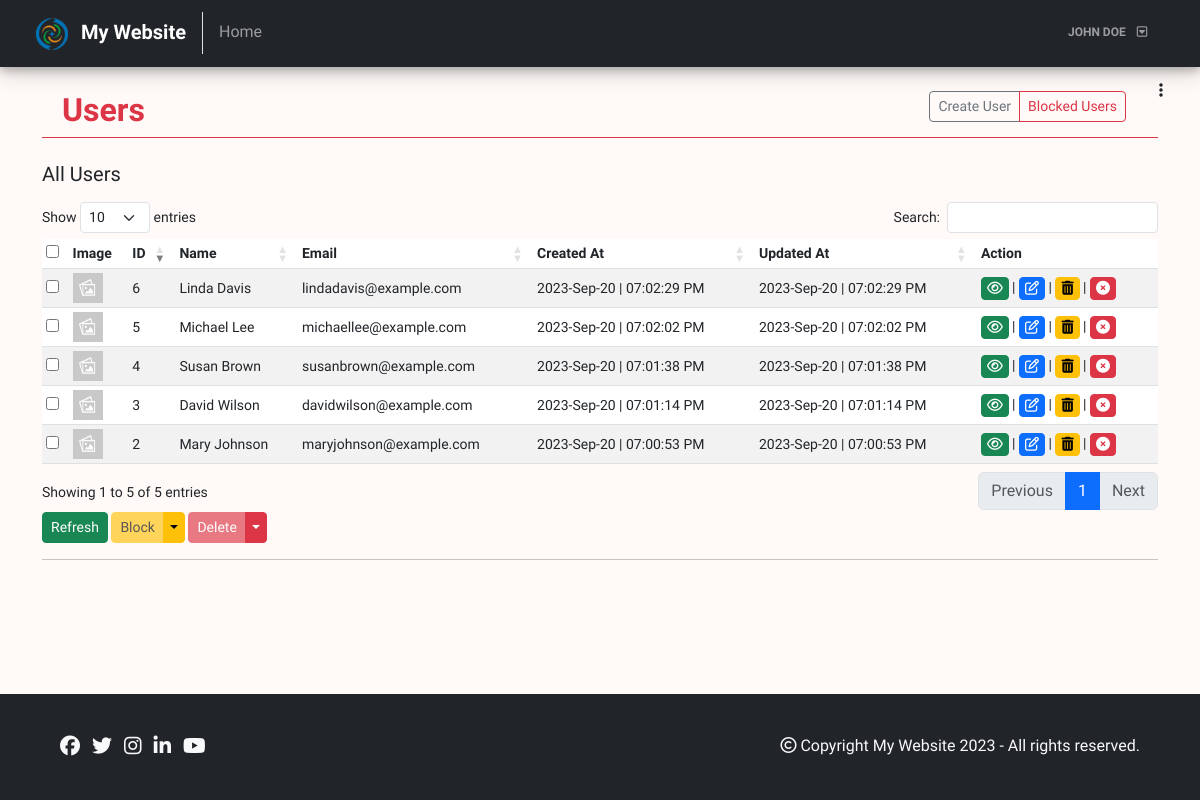
/admin/users/users.php (signed in), run on an earlier commit of the app's database.
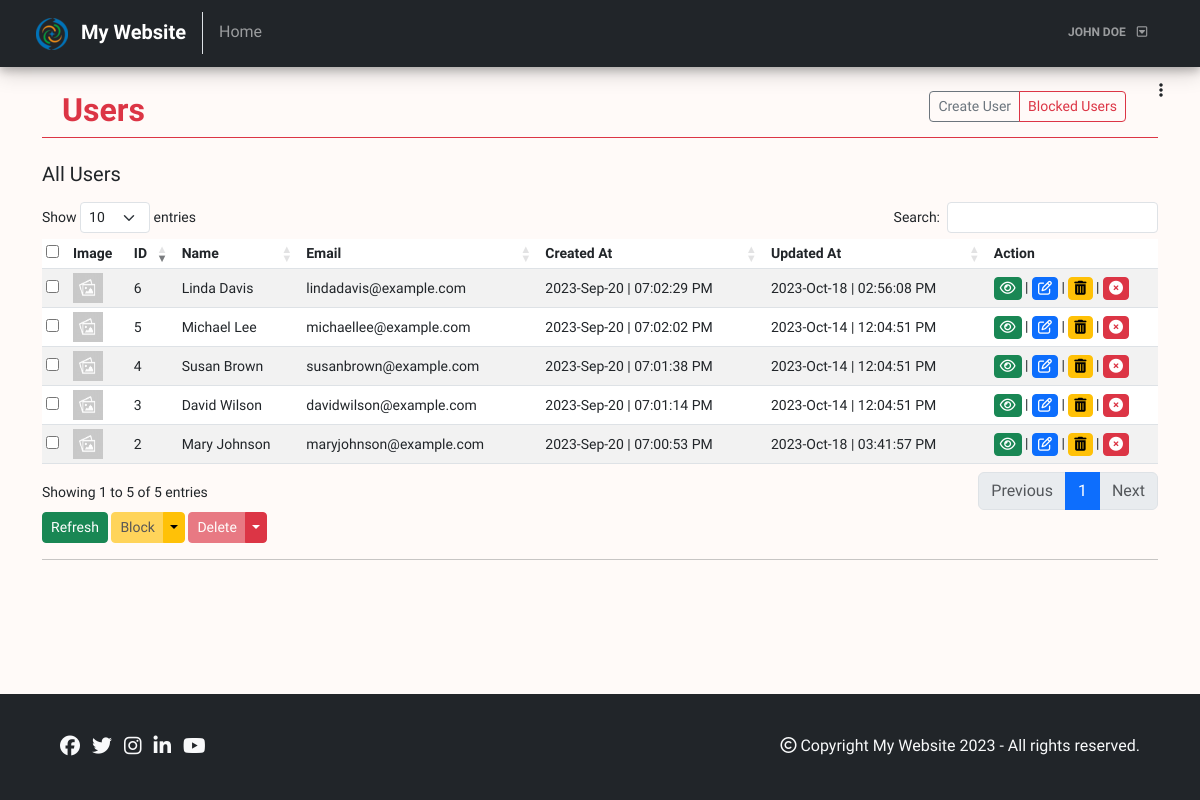
And on a later commit of the database.
### tables this page shows
CREATE TABLE `users` (
  `user_id` int(11) NOT NULL,
  `user_name` varchar(255) NOT NULL,
  `user_email` varchar(255) NOT NULL,
  `user_password` varchar(255) NOT NULL,
  `user_gender` char(1) DEFAULT NULL,
  `user_dob` date DEFAULT NULL,
  `user_phone` varchar(15) DEFAULT NULL,
  `user_address` varchar(255) DEFAULT NULL,
  `user_image` varchar(255) DEFAULT NULL,
  `user_role` char(1) NOT NULL DEFAULT 'u',
  `user_status` tinyint(1) NOT NULL DEFAULT 1,
  `created_at` datetime NOT NULL DEFAULT current_timestamp(),
  `updated_at` datetime NOT NULL DEFAULT current_timestamp()
);

### logics/db.php (called while the page is built, shortened)
<?php
class db
{
	private $dbHost = "localhost";
	private $dbUser = "root";
	private $dbPassword = "";
	private $dbName = "php_basic_crud_db";
	private $mysqli = "";
	private $conn = false;
	public function __construct()
	{
		if(!$this->conn)
		{
			$this->mysqli = new mysqli($this->dbHost, $this->dbUser, $this->dbPassword, $this->dbName);
			$this->conn = true;
		}
		else
		{
			return true;
		}
	}
	public function executeSQL($query, $params, $select = false)
	{
	    if (!empty($params))
	    {
	        $bind_names = $this->dynamicallyBindParameters($query, $params);
			$query = $this->mysqli->prepare($query);
	        call_user_func_array(array($query,'bind_param'), $bind_names);
	        $query->execute();
	        if($select)
	        {
	        	$result = $query->get_result()->fetch_all(MYSQLI_ASSOC);
	    	}
	    	else
	    	{
	    		if($query->affected_rows > 0)
		        {
		        	$result = ["queryExecuted" => true, "affectedRows" => $query->affected_rows];
		        }
		        else
		        {
		        	$result = ["queryExecuted" => false, "affectedRows" => 0];
		        }
	    	}
	    }
	    else
	    {
	    	$query = $this->mysqli->prepare($query);
	        $query->execute();
	        if($select)
	        {
	        	$result = $query->get_result()->fetch_all(MYSQLI_ASSOC);
	    	}
	    }
	    return $result;
	}
}
?>

### admin/users/users.php (the view, shortened to what this page needs)
<?php
    include('../../logics/db.php');
	$obj = new db();
    $datatable = true;
?>
<!DOCTYPE html>
<html lang="en">
<head>
    <?php include('../includes/head-contents.php'); ?>
</head>
<body>
    <?php include('../includes/admin-navbar.php'); ?>
    <?php include('../includes/admin-sidebar.php'); ?>
    <div class="container my-4">
        <div class="row px-2">
            <div class="col-6">
                <h2 class="text-danger fw-bold">Users</h2>
            </div>
            <div class="col-6 text-end">
                <div class="btn-group" role="group" aria-label="Basic outlined example">
                    <a href="create.php" type="button" class="btn btn-sm btn-outline-secondary">Create User</a>
                    <a href="blocked.php" type="button" class="btn btn-sm btn-outline-danger">Blocked Users</a>
                </div>
            </div>
        </div>
        <hr class="text-danger opacity-100 my-0">
    </div>
    <div class="container">
        <div class="row">
        <div class="col">
            <h5 class="mb-3">All Users</h5>
            <div id="crudTable">
            <div class="table-responsive">
                <table class="table table-striped table-sm" id="myTable">
                <thead>
                    <tr>
                    <th><input type="checkbox" name="checkbox" id="checkAll"></th>
                    <th>Image</th>
                    <th>ID</th>
                    <th>Name</th>
                    <th>Email</th>
                    <th>Created At</th>
                    <th>Updated At</th>
                    <th class="actionColumn">Action</th>
                    </tr>
                </thead>
                <tbody>
                <?php
                $paramList = [];
                $sql = "SELECT * FROM users WHERE user_role = 'u' AND user_status = 1 ORDER BY user_id DESC";
                $result = $obj->executeSQL($sql, $paramList , true);
                foreach($result as $res) {
                    ?>
                    <tr>
                    <td><input type="checkbox" name="checkbox"></td>
                    <?php $img = empty($res['user_image']) ? "../../images/placeholder.png" : "../uploads/users/" . $res['user_image']?>
                    <td><img src="<?php echo $img ?>" alt="image" class="crtudTableImage"></td>
                    <td><?php echo $res["user_id"] ?></td>
                    <td><?php echo $res["user_name"] ?></td>
                    <td><?php echo $res["user_email"] ?></td>
                    <td><?php echo date('Y-M-d | h:i:s A', strtotime($res["created_at"])) ?></td>
                    <td><?php echo date('Y-M-d | h:i:s A', strtotime($res["updated_at"])) ?></td>
                    <td>
                        <a href="view.php?id=<?php echo $res['user_id'] ?>" class="btn btn-success btn-sm" id="btnView">
                        <i class="fa fa-eye" data-bs-toggle="tooltip" data-bs-placement="top" title="View"></i>
                        </a>
                        |
                        <a href="edit.php?id=<?php echo $res['user_id'] ?>" class="btn btn-primary btn-sm" id="btnEdit">
                        <i class="fa fa-edit" data-bs-toggle="tooltip" data-bs-placement="top" title="Edit"></i>
                        </a>
                        |
                        <a href="#" class="block btn btn-warning btn-sm" data-id=<?php echo $res['user_id'] ?>>
                        <i class="fa fa-trash-alt" data-bs-toggle="tooltip" data-bs-placement="top" title="Block"></i>
                        </a>
                        |
                        <a href="#" class="delete btn btn-danger btn-sm" data-id=<?php echo $res['user_id'] ?>>
                        <i class="fa fa-times-circle" data-bs-toggle="tooltip" data-bs-placement="top" title="Delete"></i>
                        </a>
                    </td>
                    </tr>
                <?php }?>
                </tbody>
                </table>
                <div class="tableOptions">
                    <div class="btn-group btn-group-sm">
                        <a type="button" class="btn btn-success" href="<?php echo $_SERVER['PHP_SELF'] ?>" id="refreshButton">Refresh</a>
                    </div>
                    <div class="btn-group btn-group-sm">
                        <a href="#" type="button" class="btn btn-warning disabled" id="blockSelected"
                        data-bs-toggle="modal" data-bs-target="#blockSelectedModal">Block</a>
                        <a type="button" class="btn btn-warning dropdown-toggle dropdown-toggle-split"
                        data-bs-toggle="dropdown">
                        </a>
                    </div>
                    <div class="btn-group btn-group-sm">
                        <a type="button" href="#" class="btn btn btn-danger disabled" id="deleteSelected"
                        data-bs-toggle="modal" data-bs-target="#deleteSelectedModal">Delete</a>
                        <a type="button" class="btn btn btn-danger dropdown-toggle dropdown-toggle-split"
                        data-bs-toggle="dropdown">
                        </a>
                    </div>
                    <hr>
                </div>
            </div>
            </div>
        </div>
        </div>
    </div>
    <?php include('../../includes/footer.php'); ?>
</body>
</html>

### admin/includes/head-contents.php (shortened to what this page needs)
<link href="../../css/bootstrap.min.css" rel="stylesheet">
<?php  if(isset($datatable) && $datatable == true) { ?>
<link rel="stylesheet" type="text/css" href="../../css/datatables.min.css">
<?php } ?>
<link href="../../css/style.css" rel="stylesheet">

### admin/includes/admin-navbar.php (shortened to what this page needs)
<?php
  $current_page = basename($_SERVER['PHP_SELF']);
?>
<nav class="navbar navbar-expand-md bg-dark navbar-dark box">
  <div class="container-fluid mx-4 my-1">
    <a class="navbar-brand fw-bold" href="../../index.php">
      <img src="../../images/logo.png" style="width: 32px;" alt="logo" class="me-2">
      <?php
        echo WEBSITE_NAME;
      ?>
    </a>
    <div class="collapse navbar-collapse" id="collapsibleNavbar">
      <ul class="navbar-nav w-100 ">
        <li class="nav-item">
          <a class="nav-link <?php echo ($current_page == 'index.php') ? 'active fw-bold' : '' ?>" href="../home/index.php">Home</a>
        </li>
        <?php
          if (isset($_SESSION['loggedin']) && $_SESSION['loggedin'] == true) { ?>
            <li class="nav-item dropdown ms-md-auto btn badge">
              <a class="nav-link login-btn <?php echo ($current_page == 'login.php') ? 'active' : '' ?>" id="navbarDropdown" role="button" data-bs-toggle="dropdown" aria-expanded="false" href="#">
                <?php echo strtoupper($_SESSION['username']); ?> <i class="fa-regular fa-square-caret-down ms-2"></i>
              </a>
            </li>
        <?php } else { ?>
          <li class="nav-item color-white ms-md-auto btn badge <?php echo ($current_page == 'login.php') ? 'btn-danger' : 'btn-outline-danger' ?>">
            <a class="nav-link login-btn <?php echo ($current_page == 'login.php') ? 'active' : '' ?>" href="../login.php">Login</a>
          </li>
        <?php } ?>
      </ul>
    </div>
  </div>
</nav>

### admin/includes/admin-sidebar.php (shortened to what this page needs)
<button class="btn float-end mt-1 me-4" data-bs-toggle="offcanvas" data-bs-target="#offcanvas" role="button">
    <span data-bs-toggle="tooltip" title="Menu" data-bs-placement="bottom">
        <i class="fa-solid fa-ellipsis-vertical" data-bs-toggle="offcanvas" data-bs-target="#offcanvas"></i>
    </span>
</button>

### includes/footer.php
<div class="container-fluid bg-dark mt-5 footer">
	<div class="row">
		<div class="col-md-6">
			<p class="text-light px-5 py-md-4 text-md-start text-center mt-3">
				<a href="#" class="me-2 text-light h5" data-bs-toggle="tooltip" title="Facebook"><i class="fa-brands fa-facebook"></i></a>
				<a href="#" class="me-2 text-light h5" data-bs-toggle="tooltip" title="Twitter"><i class="fa-brands fa-twitter"></i></a>
				<a href="#" class="me-2 text-light h5" data-bs-toggle="tooltip" title="Instagram"><i class="fa-brands fa-instagram"></i></a>
				<a href="#" class="me-2 text-light h5" data-bs-toggle="tooltip" title="Linkedin"><i class="fa-brands fa-linkedin-in"></i></a>
				<a href="#" class="me-2 text-light h5" data-bs-toggle="tooltip" title="Youtube"><i class="fa-brands fa-youtube"></i></a>
			</p>
		</div>
		<div class="col-md-6">
			<p class="text-light px-5 py-md-4 text-md-end text-center mt-3">
				<i class="fa-regular fa-copyright"></i>
				Copyright <?php echo WEBSITE_NAME . " " . date('Y'); ?> - All rights reserved.
			</p>
		</div>
	</div>
</div>

### css/style.css (style rules this page uses)
* { font-family: 'Cabin', Helvetica, sans-serif; }
body { min-height: 100vh; position: relative; margin: 0; padding-bottom: 100px; box-sizing: border-box; background-color: #FFFAF8; }
.navbar .nav-item .nav-link::after { content: ''; display: block; width: 0; height: 2px; background: #fff; transition: width .3s; }
.box { box-shadow: 0 4px 8px 0 rgba(0, 0, 0, 0.2), 0 6px 20px 0 rgba(0, 0, 0, 0.19); }
.footer { position: absolute; bottom: 0; }
#crudTable { font-size: 14px; white-space: nowrap; }
#crudTable table .actionColumn { min-width: 100px; }
#crudTable table td { vertical-align: middle; }
#crudTable table a { padding:0px 5px; }
#crudTable input[type="checkbox"] { cursor: pointer; }
#crudTable .crtudTableImage { width: 30px; height: 30px; }

What changed in the data, as far as the page shows it:
changed users "Linda Davis": updated_at "2023-Sep-20 | 07:02:29 PM" → "2023-Oct-18 | 02:56:08 PM"
changed users "Michael Lee": updated_at "2023-Sep-20 | 07:02:02 PM" → "2023-Oct-14 | 12:04:51 PM"
changed users "Susan Brown": updated_at "2023-Sep-20 | 07:01:38 PM" → "2023-Oct-14 | 12:04:51 PM"
changed users "David Wilson": updated_at "2023-Sep-20 | 07:01:14 PM" → "2023-Oct-14 | 12:04:51 PM"
changed users "Mary Johnson": updated_at "2023-Sep-20 | 07:00:53 PM" → "2023-Oct-18 | 03:41:57 PM"
